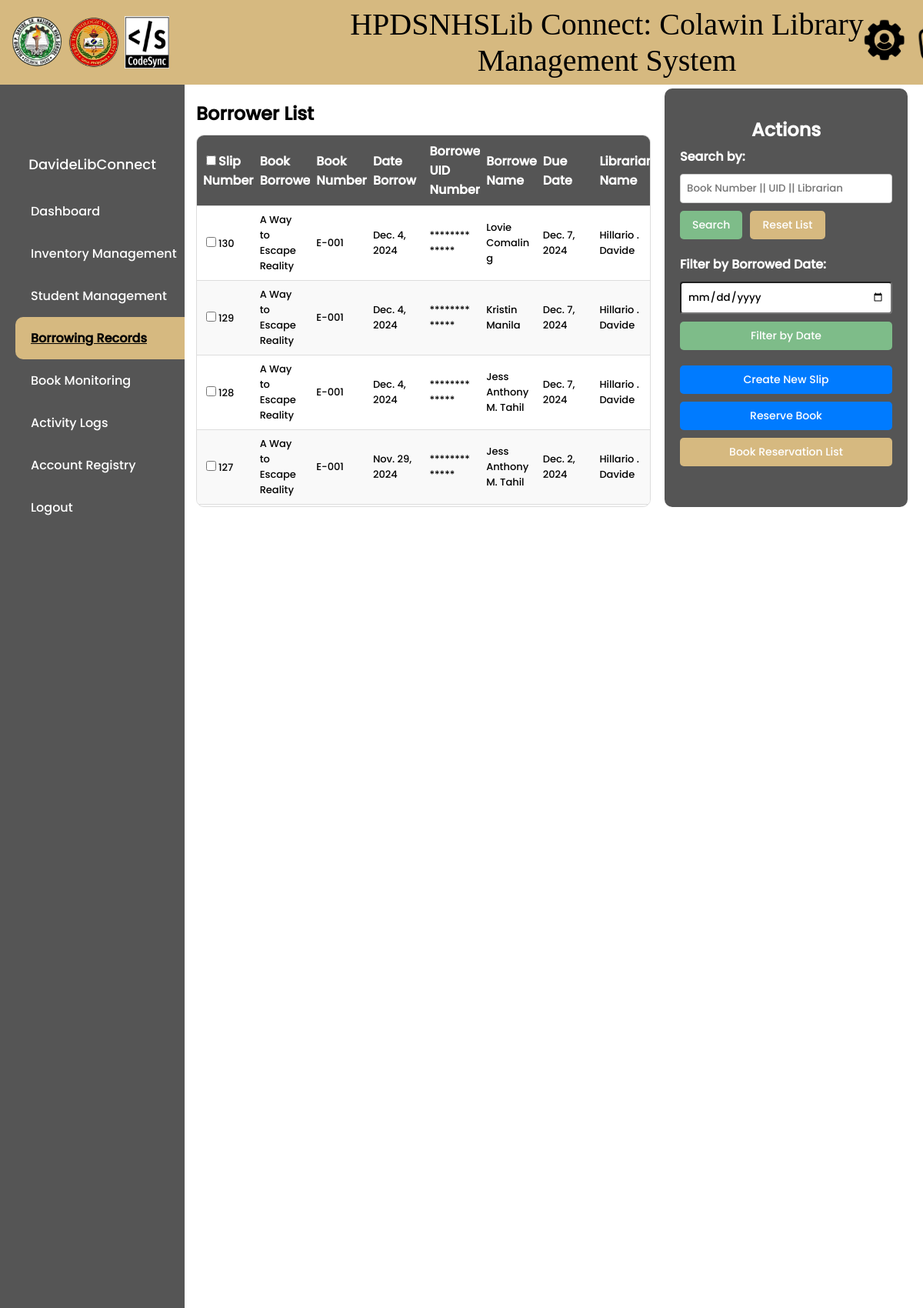
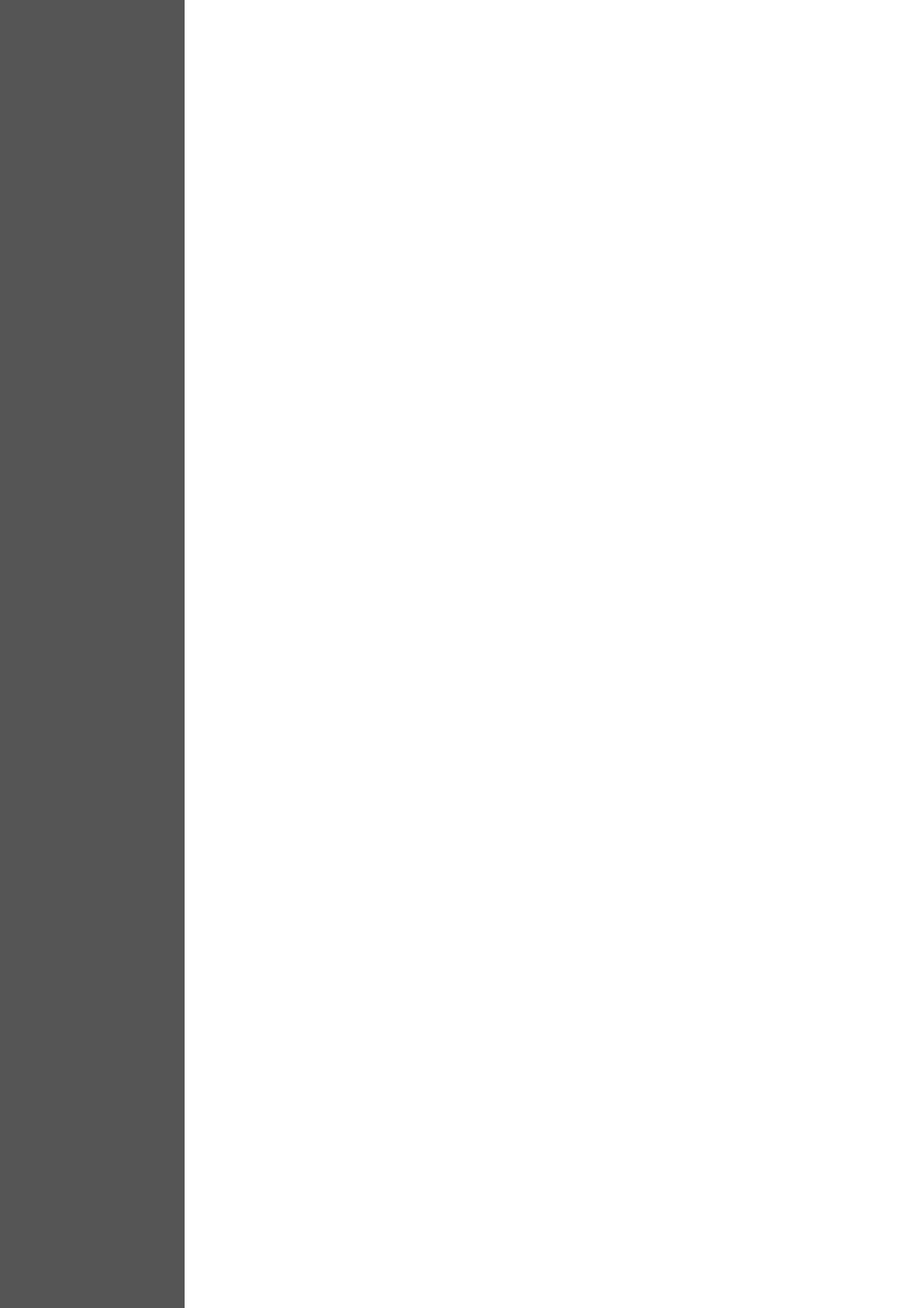
/borrow-slips/ (signed in, upper part), run on the app's committed database (2 pictures, top to bottom).
### library/models.py (models this page shows, shortened)
class CustomUser(AbstractBaseUser, PermissionsMixin):
    HEAD_LIBRARIAN = 'Head Librarian'
    ASSISTANT_LIBRARIAN = 'Assistant Librarian'
    ROLE_CHOICES = (
        ('Head Librarian', 'Head Librarian'),
        ('Assistant Librarian', 'Assistant Librarian'),
    )
    username = models.CharField(max_length=150, unique=True)
    first_name = models.CharField(max_length=30)
    middle_name = models.CharField(max_length=30, blank=True)
    last_name = models.CharField(max_length=30)
    admin_id = models.CharField(max_length=255, unique=True)
    is_staff = models.BooleanField(default=False)
    is_active = models.BooleanField(default=True)
    is_superuser = models.BooleanField(default=False)
    role = models.CharField(max_length=20, choices=ROLE_CHOICES, default='Assistant Librarian')
    qr_code = models.ImageField(upload_to='qr_codes', blank=True, null=True)
    temporary_password = models.CharField(max_length=128, blank=True, null=True)  # New temporary password field
    objects = CustomUserManager()
    USERNAME_FIELD = 'username'
    REQUIRED_FIELDS = ['first_name', 'last_name', 'admin_id']

class BorrowSlip(models.Model):
    slip_number = models.AutoField(primary_key=True)
    book_number = models.CharField(max_length=20, blank=True)
    book_title = models.CharField(max_length=200, blank=True)
    author = models.CharField(max_length=200, blank=True)
    category_number = models.IntegerField(blank=True, null=True)
    date_borrow = models.DateTimeField()
    borrower_uid_number = models.CharField(max_length=20)
    borrower_name = models.CharField(max_length=100, blank=True)
    due_date = models.DateTimeField()
    librarian_name = models.CharField(max_length=100)
    status = models.CharField(max_length=50, default='Borrowed')
    returned = models.BooleanField(default=False)
    penalty = models.CharField(max_length=255, blank=True, null=True)

### library/views.py (the view, shortened to what this page needs)
# urls.py: path('borrow-slips/', views.borrow_slip_list, name='borrow-slip-list'),
@login_required
def borrow_slip_list(request):
    query = request.GET.get('search', '')
    sort_order = request.GET.get('sort', '-slip_number')  # Sort by slip_number by default (highest first)
    form = BorrowSlipForm()
    date_filter = request.GET.get('date_filter', '')
    if date_filter:
        try:
            date_filter = datetime.strptime(date_filter, '%Y-%m-%d').date()
            borrow_slips = BorrowSlip.objects.filter(date_borrow=date_filter).order_by(sort_order)
        except ValueError:
            borrow_slips = BorrowSlip.objects.none()
    else:
        borrow_slips = BorrowSlip.objects.all().order_by(sort_order)
    if query:
        borrow_slips = borrow_slips.filter(
            Q(book_number__icontains=query) |
            Q(borrower_uid_number__icontains=query) |
            Q(librarian_name__icontains=query)
        )
    context = {
        'borrow_slips': borrow_slips,
        'query': query,
        'form': form,
        'sort_order': sort_order,
        'date_filter': date_filter,
    }
    return render(request, 'library/borrow_slip_list.html', context)

### library/forms.py (shortened to what this page needs)
class BorrowSlipForm(forms.ModelForm):
    class Meta:
        model = BorrowSlip
        fields = ['book_number', 'date_borrow', 'borrower_uid_number', 'due_date', 'librarian_name']
        widgets = {
            'book_number': forms.TextInput(attrs={'autofocus': True}),
            'date_borrow': forms.TextInput(attrs={'readonly': 'readonly'}),
            'due_date': forms.TextInput(attrs={'readonly': 'readonly'}),
            'librarian_name': forms.TextInput(attrs={'readonly': 'readonly'}),
        }
    book_number = forms.CharField(max_length=20)
    borrower_uid_number = forms.CharField(max_length=20)
    def __init__(self, *args, **kwargs):
        user = kwargs.pop('user', None)
        super(BorrowSlipForm, self).__init__(*args, **kwargs)
        if user:
            full_name = f"{user.first_name} {user.middle_name[0] if user.middle_name else ''}. {user.last_name}"
            self.fields['librarian_name'].initial = full_name
        if not self.instance.pk:
            self.fields['date_borrow'].initial = timezone.now()  # Using timezone-aware now()

### library/context_processors.py (called while the page is built)
def navbar_context(request):
    username = None
    if request.user.is_authenticated:
        username = request.user.username
    return {'username': username}

### library/templatetags/custom_filters.py (called while the page is built)
@register.filter(name='obfuscate')
def obfuscate(value):
    return '*' * len(value)

### library/templates/library/borrow_slip_list.html (shortened to what this page needs)
{% extends 'main.html' %}
{% load static %}
{% load custom_filters %}
{% block content %}
<!DOCTYPE html>
<html>
<head>
    {% block css %}
    <link rel="stylesheet" type="text/css" href="{% static 'styles/borrow_slip_list.css' %}">
    {% endblock %}
</head>
<body>
    <div class="main-content">
        <div class="data">
            <div class="borrower-label">Borrower List</div>
            <div class="table-container">
                <form id="slip-form" method="POST" action="{% url 'download-selected-pdf' %}">
                    <div class="table">
                        <table>
                            <thead>
                                <tr>
                                    <th><input type="checkbox" id="select-all" />Slip Number</th>
                                    <th>Book Borrowed</th>
                                    <th>Book Number</th>
                                    <th>Date Borrow</th>
                                    <th>Borrower UID Number</th>
                                    <th>Borrower Name</th>
                                    <th>Due Date</th>
                                    <th>Librarian Name</th>
                                </tr>
                            </thead>
                            <tbody>
                                {% for slip in borrow_slips %}
                                    <tr>
                                        <td><input type="checkbox" name="selected_slips" value="{{ slip.slip_number }}" />{{ slip.slip_number }}</td>
                                        <td>{{ slip.book_title }}</td>
                                        <td>{{ slip.book_number }}</td>
                                        <td>{{ slip.date_borrow|date}}</td>
                                        <td>{{ slip.borrower_uid_number|obfuscate }}</td>
                                        <td>{{ slip.borrower_name }}</td>
                                        <td>{{ slip.due_date|date}}</td>
                                        <td>{{ slip.librarian_name }}</td>
                                    </tr>
                                {% endfor %}
                            </tbody>
                        </table>
                    </div>
                </form>
            </div>
        </div>
        <div class="sidebar-actions background">
            <h1>Actions</h1>
            <div class="search-container">
                <form method="GET" action="{% url 'borrow-slip-list' %}">
                    <label for="search">Search by:</label>
                    <input type="text" name="search" autofocus placeholder="Book Number || UID || Librarian" value="{{ query }}">
                    <div style="display: flex; gap: 10px;">
                        <button type="submit" class="btn btn-search">Search</button>
                        <a href="{% url 'borrow-slip-list' %}" class="btn btn-reset">Reset List</a>
                    </div>
                </form>
            </div>
            <div class="filter-container">
                <form method="GET" action="{% url 'borrow-slip-list' %}">
                    <label for="date_filter">Filter by Borrowed Date:</label>
                    <input type="date" id="date_filter" name="date_filter" value="{{ date_filter }}" style="padding: 8px; font-family: 'Poppins', sans-serif; border-radius: 4px;">
                    <button type="submit" class="btn btn-search">Filter by Date</button>
                </form>
            </div>
            <div style="display: flex; flex-direction: column; gap: 10px;">
                <a href="{% url 'borrow-slip-create' %}" class="btn add-book-button">Create New Slip</a>
                <a href="{% url 'reserve-book' %}" class="btn add-book-button">Reserve Book</a>
                <a href="{% url 'reservation-list' %}" class="btn add-book-button" id="list">Book Reservation List</a>
            </div>
        </div>
    </div>
</body>
</html>
{% endblock %}

### templates/navbar.html (shortened to what this page needs)
{% load static %}
{% block content %}
<!DOCTYPE html>
<html lang="en">
<head>
</head>
<body>
    <div class="header">
        <img src="{% static 'images/hpdslogo.png' %}" alt="logo" style="width: 68px; height: 68px; border-radius: 50%; padding-left: 6px; ">
        <img src="{% static 'images/ctu.png' %}" alt="logo" style="width: 68px; height: 68px; border-radius: 50%; padding-left: 6px;">
        <img src="{% static 'images/Codesynlogo.png' %}" alt="logo" style="width: 58px; height: 68px; padding-left: 6px;">
        <p class="title">HPDSNHSLib Connect: Colawin Library Management System</p>
        <a href="{% url 'tutorials' %}" class="hover-label-containers">
        </a>
        {% if user.role == 'Head Librarian' %}
            <a href="{% url 'redirect_to_admin' %}" class="hover-label-containers">
                <img src="{% static 'images/SA1.png' %}" style="width: 55px; height: 55px; padding-left: 140px;" alt="">
            </a>
        {% endif %}
    </div>
    <div class="sidebar" >
        <div class="profile" {% if user.role == 'Head Librarian' or user.role == 'Assistant Librarian' %} style="display: contents;" {% else %} style="display: none;" {% endif %}>
            <div class="profile-pic"></div>
            <div class="username">{{ username }}</div>
        </div>
        <ul class="menu" {% if user.role != 'Head Librarian' and user.role != 'Assistant Librarian' %} style="display: none;" {% endif %}>
            <li><a href="{% url 'home' %}" class="{% if request.resolver_match.url_name == 'home' %}active{% endif %}">Dashboard</a></li>
            {% if user.role == 'Head Librarian' %}
                <li><a href="{% url 'book-list' %}" class="{% if request.resolver_match.url_name == 'book-list' %}active{% endif %}">Inventory Management</a></li>
            {% endif %}
            <li><a href="{% url 'borrower-list' %}" class="{% if request.resolver_match.url_name == 'borrower-list' %}active{% endif %}">Student Management</a></li>
            <li><a href="{% url 'borrow-slip-list' %}" class="{% if request.resolver_match.url_name == 'borrow-slip-list' %}active{% endif %}">Borrowing Records</a></li>
            <li><a href="{% url 'monitor-borrowed-books' %}" class="{% if request.resolver_match.url_name == 'monitor-borrowed-books' %}active{% endif %}">Book Monitoring</a></li>
            <li><a href="{% url 'attendance-list' %}" class="{% if request.resolver_match.url_name == 'attendance-list' %}active{% endif %}">Activity Logs</a></li>
            {% if user.role == 'Head Librarian' %}
                <li><a href="{% url 'register' %}" class="{% if request.resolver_match.url_name == 'register' %}active{% endif %}">Account Registry</a></li>
            {% endif %}
            <li><a href="#" onclick="confirmLogout()">Logout</a></li>
        </ul>
    </div>
</body>
</html>
{% endblock %}

### static/styles/main.css (style rules this page uses)
body, html { margin: 0; padding: 0; font-family: 'Poppins', sans-serif; }
.header { background-color: #77A681; height: 70px; color: white; text-align: center; padding: 20px; width: 100%; position: fixed; top: 0; left: 0; }
.sidebar { background-color: #555; width: 200px; position: fixed; top: 70px; height: calc(100% - 70px); overflow: auto; padding: 20px; color: white; }

### static/styles/borrow_slip_list.css (style rules this page uses)
html, body { height: 80%; margin: 0; }
.main-content { margin-left: 240px; padding: 20px; margin-top: 90px; display: flex; }
.data { width: 100%; max-height: 549px; display: flex; flex-direction: column; margin-left: -5px; }
.borrower-label { font-size: 24px; margin-bottom: 10px; margin-top: 20px; font-weight: bold; }
.table-container { width: 100%; max-height: 549px; overflow: auto; border: 1px solid #ddd; border-radius: 10px; }
table { width: 100%; border-collapse: collapse; }
th, td { padding: 8px; text-align: left; border-bottom: 1px solid #ddd; }
th { background-color: #555555; color: white; position: sticky; top: 0; z-index: 1; }
tbody { display: block; overflow-y: auto; max-height: 415px; font-size: 13px; }
tr { display: table; width: 100%; table-layout: fixed; }
td { word-wrap: break-word; }
tbody tr:nth-child(even) { background-color: #f9f9f9; }
.sidebar-actions { width: 30%; display: flex; flex-direction: column; gap: 20px; }
.sidebar-actions h1 { font-size: 24px; margin-bottom: -15px; text-align: center; }
.background { background-color: #555555; border-radius: 10px; padding: 20px; color: white; height: auto; margin-left: 20px; margin-top: 5px; }
.search-container, .filter-container { display: flex; flex-direction: column; gap: 15px; }
.search-container form, .filter-container form { display: flex; flex-direction: column; gap: 10px; }
.search-container label, .filter-container label { font-weight: bold; }
.search-container input[type="text"], .filter-container select, #location { padding: 8px; border: 1px solid #ccc; border-radius: 4px; font-family: 'Poppins', sans-serif; }
.btn { padding: 8px 16px; border: none; border-radius: 5px; cursor: pointer; font-family: 'Poppins', sans-serif; font-size: 14px; text-decoration: none; text-align: center; }
.btn-search { background-color: #7EBC89; color: white; }
.btn-reset { background-color: #D6B980; color: white; }
.add-book-button { background-color: #007bff; color: white; text-decoration: none; text-align: center; }
#list { background-color: #D6B980; color: white; text-decoration: none; text-align: center; }

### templates/navbar.html (style rules this page uses)
body, html { margin: 0; padding: 0; font-family: 'Poppins', sans-serif; }
.header { background-color: #D6B980; height: 70px; color: white; text-align: center; padding: 20px; width: 100%; position: fixed; top: 0; left: 0; z-index: 1000; display: flex; padding-left: 8px; align-items: center; }
.title { font-family: 'Blue'; padding-left: 150px; font-size: 40px; color: black; }
.sidebar { background-color: #555; width: 200px; position: fixed; top: 110px; height: calc(100% - 110px); overflow: auto; padding: 20px; color: white; display: flex; flex-direction: column; align-items: center; overflow-y: auto; overflow-x: hidden; z-index: 100; }
.profile { margin-top: 10px; display: contents; }
.profile-pic { margin-left: 12px; width: 65px; height: 65px; background-image: url('/static/images/user.png'); background-size: cover; background-position: center; border-radius: 50%; margin-bottom: 5px; }
.username { font-size: 18px; }
.menu { list-style: none; padding: 0; width: 100%; margin-top: 20px; }
.menu li { width: 100%; }
.menu li a { display: block; width: 100%; padding: 15px 20px; text-decoration: none; color: #fff; text-align: left; }
.menu li a.active { background-color: #D6B980; color: black; border-radius: 10px; text-decoration: underline; font-weight: bold; }
.hover-label-containers { position: absolute; cursor: pointer; left: 80%; }

### data on the page
CustomUser: username "DavideLibConnect"
BorrowSlip: slip_number "130", book_title "A Way to Escape Reality", book_number "E-001", date_borrow "Dec. 4, 2024", borrower_uid_number|obfuscate "*************", borrower_name "Lovie Comaling", due_date "Dec. 7, 2024", librarian_name "Hillario . Davide"
BorrowSlip: slip_number "129", book_title "A Way to Escape Reality", book_number "E-001", date_borrow "Dec. 4, 2024", borrower_uid_number|obfuscate "*************", borrower_name "Kristin Manila", due_date "Dec. 7, 2024", librarian_name "Hillario . Davide"
BorrowSlip: slip_number "128", book_title "A Way to Escape Reality", book_number "E-001", date_borrow "Dec. 4, 2024", borrower_uid_number|obfuscate "*************", borrower_name "Jess Anthony M. Tahil", due_date "Dec. 7, 2024", librarian_name "Hillario . Davide"
BorrowSlip: slip_number "127", book_title "A Way to Escape Reality", book_number "E-001", date_borrow "Nov. 29, 2024", borrower_uid_number|obfuscate "*************", borrower_name "Jess Anthony M. Tahil", due_date "Dec. 2, 2024", librarian_name "Hillario . Davide"
